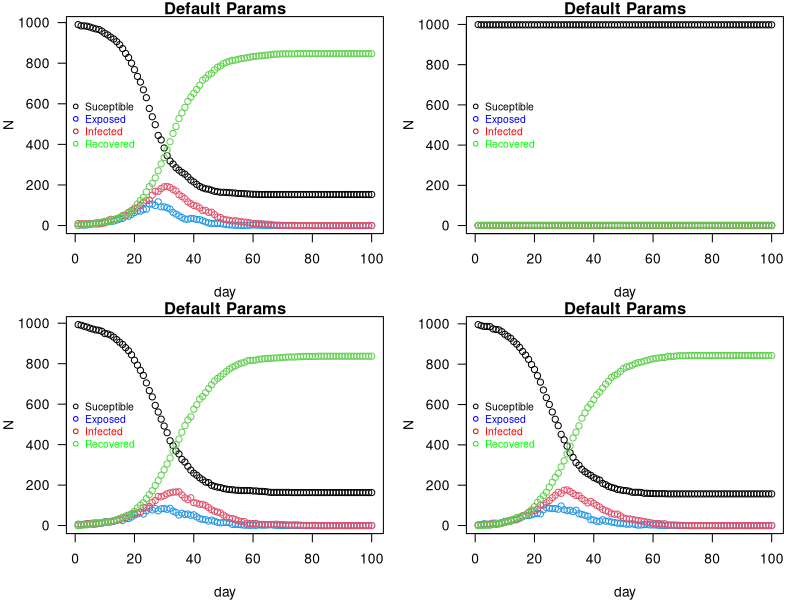

Write R code to recreate this figure.
# ------------------------------------------------------------------------------ 
# Clare Lewis (s2879721), Grace Sheahan (s2898645), Luke Egan (s2837709)

# Clare: 
# Grace: 
# Luke: 

################################################################################ Comments should not be longer than this line of ##
# ------------------------------------------------------------------------------

# Setting working directory to folder for Assessment 1
# setwd("/Users/clarelewis/Documents/github/ext_stat_prog_group_work/Proj 2")
# setwd("C:/Users/Grace Sheahan/Documents/Extended Statistical Programming/ext_stat_prog_group_work/Proj 2")
# setwd("C:/Users/Luke Egan/Desktop/Extended Statistical Programming/ext_stat_prog_group_work/Proj 2")

#-------------------------------------------------------------------------------
### Background provided info
#-------------------------------------------------------------------------------

################## 
# There are n people in each state S, E, I, R.
# If in state I they have a daily probability of delta of moving to state R.
# If in state E they have a daily probability of gamma of moving to state I.
# If in state S the probability of moving to E is the result of infection by someone in state I.
#   This depends on two characteristics of each person:
#     who they share a household with
#     who is in their network of regular contacts
#   These are modelled as follows:
################## 

    # ################## 
    # # model household characteristic by dividing the n people into households of sizes between 1 and hmax, assume a uniform distribution of household sizes
    # ################## 
    # 
    # 
    # ################## 
    # # contact network model: sociability parameter: Bi where person is i, network is created randomly by assigning a link between person i and j
    # # with probability: (nc*Bi*Bj)/(Bmean^2*(n-1)) where nc is average number of contacts per person an Bmean is mean social parameter. People in the same household are excluded from such contacts
    # ################## 


# There are several ways for person i in the state I to infect a person j in state S
    # ##################
    # # Way 1: if j is a household member, there is a dialy probability ah of i infecting j
    # ##################
    # 
    # 
    # ##################
    # # Way 2: if j is in i's regular network of contacts, then there is a daily probability ac of i infecting j
    # ##################
    # 
    # 
    # ##################
    # # Way 3: irrespective of household or regular network relations there is a daily probability: (ar*nc*Bi*Bj)/(Bmean^2*(n-1)) of i infecting j (random mixing)
    # ##################

    # # note: the use of the same nc in the random mixing and regular network expressions is a simplification

#-------------------------------------------------------------------------------
################## 
# Assignment Goal: impliment the model and provide illustration of its use to investigate the role of household and network structure on epidemic dynamics.
# code work with any pop size: n up to at least 10,000, but we should test and develop with n = 1000
################## 

#-------------------------------------------------------------------------------
#### Task steps
#-------------------------------------------------------------------------------

################## 
# 1: Write code to produce vector h (should be length n) of integers indicating which household each person belongs to
# Household sizes should be uniformly distributed between 1 and hmax. For example if h1, h56 and h907 are all 13 and these are the only
# 13s in h then people 1, 56, and 907 all live in the same 3 person household
# h can be created with one line of code by careful use of rep and sample. Use hmax = 5 by default
################## 

set.seed(17)

hmax <- 5
n <- 1000

h <- sample(rep(1:n, sample(1:hmax, n, replace = TRUE))[1:n])

beta <- runif(n,0,1)

################## 
# 2: Write function get.net(beta,nc=15) where beta is the n vector of Bi value for each person. The function should return a list,
# the ith element of which is a vector of indices of the regular (non-household) contacts of a person i. Must be careful to implement
# the model properly so that you do not CREATE any links twice (links need to be RECORDED twice, however)
################## 

get.net <- function(beta, h, nc = 15){
  
  # Create a holding matrix to hold the nxn possible contacts
  holding_matrix = matrix(0, nrow = length(beta), ncol = length(beta))
  # Matrix of probabilities 
  # Each element is the probability of a link being created between person i and person j
  # Symmetric Matrix
  prob_matrix = (nc/((mean(beta)^2)*(length(beta)-1)))*(beta%*%t(beta))
  
  # The probability of creating a link in this way with people in the same household should be 0
  # Could remove after rbinom() but might effect the average number of non-household contacts
  family_link = outer(h, h, FUN = "==")
  prob_matrix[family_link] = 0
  
  # As probability matrix is symmetric, only need to consider the probabilities in upper triangle of the probability matrix
  # If a connection is made between person i and person j, then theres a link between person j and person i
  upper_tri_probs = prob_matrix[upper.tri(prob_matrix)]
  # Given the probabilities of contacts between individuals, use Bernoulli trial for each possible contact to see if link is created
  link_vec = rbinom(length(upper_tri_probs), size = 1, prob = upper_tri_probs)
  
  # If a link is made between person iand person j, reflect to lower triangle of matrix as there is thereby a link between person j and person i
  holding_matrix[upper.tri(holding_matrix)] = link_vec
  holding_matrix = holding_matrix + t(holding_matrix)
  # No link created with oneself
  diag(holding_matrix) = 0
  
  # Remove any links created between family members
  # family_link = outer(h, h, FUN = "==")
  # holding_matrix[family_link] = 0
  
  
  # Change to logical argument for the lapply function
  holding_matrix = holding_matrix == 1
  
  # Return the list of link indices
  net_list = as.list(as.data.frame(holding_matrix))
  net_list_i = lapply(net_list, which)
  return(net_list_i)
  
}

alink <- get.net(beta,h,nc=15)

################## 
# 3: Write the function:
# nseir(beta,h,alink,alpha=c(.1,.01,.01),delta=.2,gamma=.4,nc=15, nt = 100,pinf = .005)
# where beta and h are as above, alink = list defining the regular contacts of each person as returned by get.net,
# nt = number of days to simulate, and pinf = proportion of initial population to randomly start in the I state
# The function should implement the model given above and return a list with elements S,E,I,R and t = total population in each class
# each day and the day, respectively
# Note: while looping through individuals in the I state is probably inevitable, the code can still be made to run in a few seconds for n = 10000,
# especially with careful use of expressions like x[ind1][ind2] <- y in places (assignment to a subvector of a subvector)
################## 

nseir <- function(beta,h,alink,alpha=c(.1,.01,.01),delta=.2,gamma=.4,nc=15, nt = 100,pinf = .005){
  ## SEIR stochastic simulation model (S,E,I,R are states 0,1,2,3)
  # b, h, alink as defined above
  # alpha = vector of transmition probabilities by relationship
  # delta = probability of moving from I to R
  # gamma = probability of moving from E to I
  # nc = average number of contacts per person
  # nt = number of days to simulate
  # proportion of the initial population to randomly start in the I state.
  
  t = 1:nt
  
  initial_state <- c(0,2) # To start members of pop are only either suseptible or infected
  initial_prob <- c(1-pinf, pinf)
  x <- sample(initial_state, replace = TRUE, size = n, prob = initial_prob) # Randomly assigns initial states based on pinf
  
  beta_bar <- sum(beta)/n
  daily_constant <- alpha[3]*nc/(beta_bar^2*(n-1))
  
  S <- E <- I <- R <- rep(0, nt)  # Defining vectors that will contain the pop in the states on each day
  S[1] <- sum(x == 0) # Initial suseptible population is all non-infected people
  I[1] <- sum(x == 2) # Initial infected population
  
  for (i in 2:nt) {
    u <- runif(n)
    prev_infectious <- which(x == 2)
    
    x[x == 2 & u < delta] <- 3
    x[x == 1 & u < gamma] <- 2
    
    e_if_s <- rep(FALSE, n)
    for (j in prev_infectious){
      # v = runif(n)
      
      xs <- x
      
      household <- rep(0, n)
      household[which(h == h[j])] <- 1
      xh <- x
      xh[runif(n) < alpha[1]*household] <- 1
      xhs <- which(xh == 1)
      
      network <- rep(0, n)
      network[alink[[j]]] <- 1
      xn <- x
      xn[runif(n) < alpha[2]*network] <- 1
      xns <- which(xn == 1)
      
      
      xo <- x
      alpha_daily <- daily_constant*beta[j]*beta
      
      xo[runif(n) < alpha_daily] <- 1
      xos <- which(xo == 1)
      
      infected_by_j <- unique(c(xhs, xns, xos))
      
      e_if_s[infected_by_j] <- (TRUE)
    }
    daily_infectees <- c()
    x[x == 0 & e_if_s] <- 1
    
    S[i] <- sum(x == 0)
    E[i] <- sum(x == 1)
    I[i] <- sum(x == 2)
    R[i] <- sum(x == 3)
  }
  
  list(S=S, E=E, I=I, R=R, t=t)
}

################## 
# 4: Write a function to nicely plot the dynamics of the simulated population states as returned by nseir (a better version of the plots in 6.2 in the notes)
################## 
par(mfcol=c(2,2),mar=c(4,4,1,1)) # set plot window up for multiple plots

plot.output <- function(beta,h,alink) {
  
  # add graph titles, rotate y axis labels, add key, change colors maybe? 
  
  # potentially set up a loop to go through each epi or just have one 
  epi <- nseir(beta,h,alink,alpha=c(.1,.01,.01),delta=.2,gamma=.4,nc=15, nt = 100,pinf = .005)
  
  # his plots
  plot(epi$S,ylim=c(0,max(epi$S)),main="Default Params",xlab="day",ylab="N",las=1) ## S black
  points(epi$E,col=4);points(epi$I,col=2);points(epi$R,col=3) ## E (blue) and I (red)
  legend(x="left",legend = c("Suceptible", "Exposed", "Infected", "Recovered"),
         bty='n',
         pch=1, cex = .75,
         col = c("black","blue","red", "green"),
         text.col = c("black","blue","red", "green"))
  
}

################## 
# 5: Setting beta to a vector of U(0,1) random variables, use the model to compare 4 scenarios and plot them next to each other (suitably labelled).
# First: full model with default parameters
# Second: what happens when you remove the household and regular network structure, while keeping the average initial number of infectious contacts per day the same for each person
# by setting ah=ac=0 and ar=0.04
# Third: consider the full model but with the beta vector set to simply contain the average of the previous beta vector for every element
# Fourth: combine the previous two scenarios (constant beta, random mixing)
# Comment on the apparent effect of the household and network structure relative to random mixing
################## 

plot.output(beta,h,alink) #run 1: default params
plot.output(beta,h,alink) #run 2: remove household and regular network structure, while keeping the average initial number of infectious contacts per day the same for each person by setting ah=ac=0 and ar=0.04
plot.output(beta,h,alink) #run 3: consider the full model but with the beta vector set to simply contain the average of the previous beta vector for every element
plot.output(beta,h,alink) #run 4: combine the previous two scenarios (constant beta, random mixing)


########### code given in section 6.2 that is referenced in the assignment instructions
# seir <- function(n=10000,ni=10,nt=100,gamma=1/3,delta=1/5,bmu=5e-5,bsc=1e-5) {
#   ## SEIR stochastic simulation model.
#   ## n = population size; ni = initially infective; nt = number of days
#   ## gamma = daily prob E -> I; delta = daily prob I -> R;
#   ## bmu = mean beta; bsc = var(beta) = bmu * bsc
#   x <- rep(0,n) ## initialize to susceptible state
#   beta <- rgamma(n,shape=bmu/bsc,scale=bsc) ## individual infection rates
#   x[1:ni] <- 2 ## create some infectives
#   S <- E <- I <- R <- rep(0,nt) ## set up storage for pop in each state
#   S[1] <- n-ni;I[1] <- ni ## initialize
#   for (i in 2:nt) { ## loop over days
#     u <- runif(n) ## uniform random deviates
#     x[x==2&u<delta] <- 3 ## I -> R with prob delta
#     x[x==1&u<gamma] <- 2 ## E -> I with prob gamma
#     x[x==0&u<beta*I[i-1]] <- 1 ## S -> E with prob beta*I[i-1]
#     S[i] <- sum(x==0); E[i] <- sum(x==1)
#     I[i] <- sum(x==2); R[i] <- sum(x==3)
#   }
#   list(S=S,E=E,I=I,R=R,beta=beta)
# } ## seir
# 
# par(mfcol=c(2,3),mar=c(4,4,1,1)) ## set plot window up for multiple plots
# epi <- seir(bmu=7e-5,bsc=1e-7) ## run simulation
# hist(epi$beta,xlab="beta",main="") ## beta distribution
# plot(epi$S,ylim=c(0,max(epi$S)),xlab="day",ylab="N") ## S black
# points(epi$E,col=4);points(epi$I,col=2) ## E (blue) and I (red)
